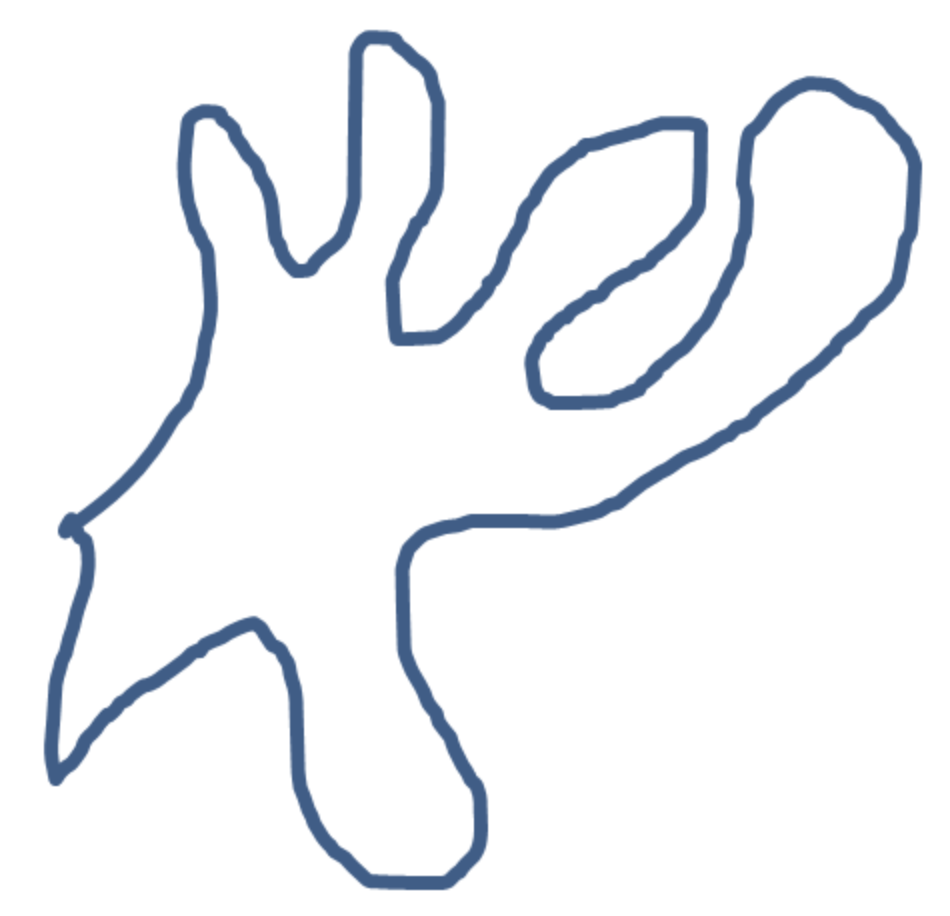
#> input picture 비전/convexhull.png, 950 x 916 px
$ python 18.py
#> lines starting #> are read from the running program, lines starting #| are printed output that depends on the picture; after the words box and inside, x2 and y2 are one past the last pixel; in counts of white or black regions, pixels touching at a corner belong together
import numpy as np
import cv2

def convex():
    img = cv2.imread('convexhull.png')
#> img is the input picture: shape (916, 950, 3); mean B, G, R 245.9, 242.8, 240.7
    img1 = img.copy()
    imgray = cv2.cvtColor(img, cv2.COLOR_BGR2GRAY)
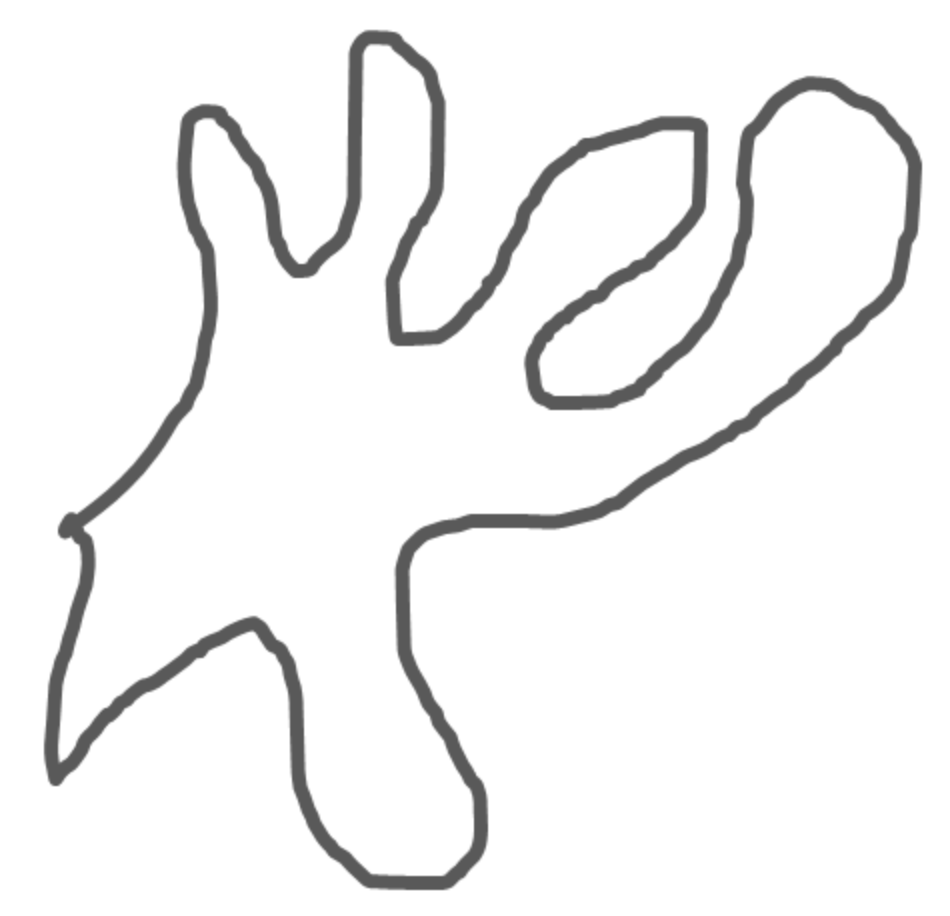
#> imgray: shape (916, 950); min 89, max 255, mean 242.5

    ret, thr = cv2.threshold(imgray, 127, 255, 0)
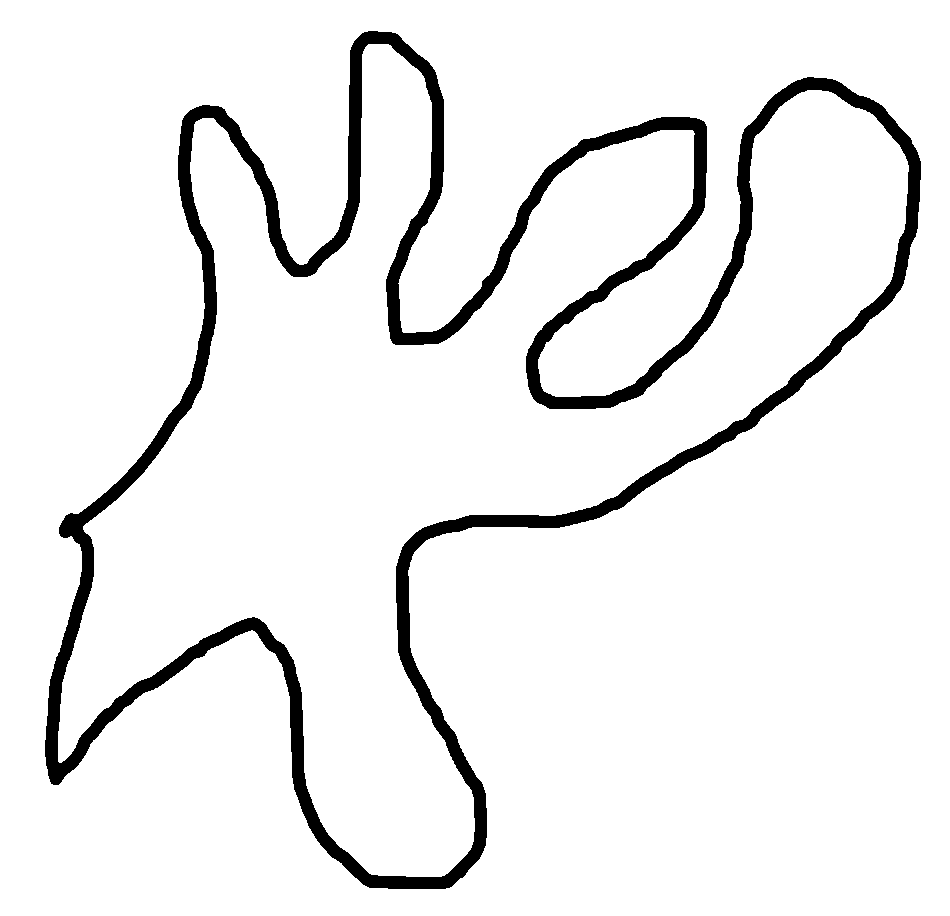
#> thr: shape (916, 950); 93.3% white; 1 black region
    contours, _ = cv2.findContours(thr, cv2.RETR_TREE,
                                   cv2.CHAIN_APPROX_SIMPLE)
#> contours = 3 contours; box (x1, y1, x2, y2) and area: (0, 0, 950, 916) 868335, (44, 30, 922, 890) 317722, (58, 44, 909, 877) 255431

    cnt = contours[1]
#> cnt = contour of 1752 points, box (x1, y1, x2, y2) (44, 30, 922, 890), area 317722
    cv2.drawContours(img, [cnt], 0, (0,255,0), 3)
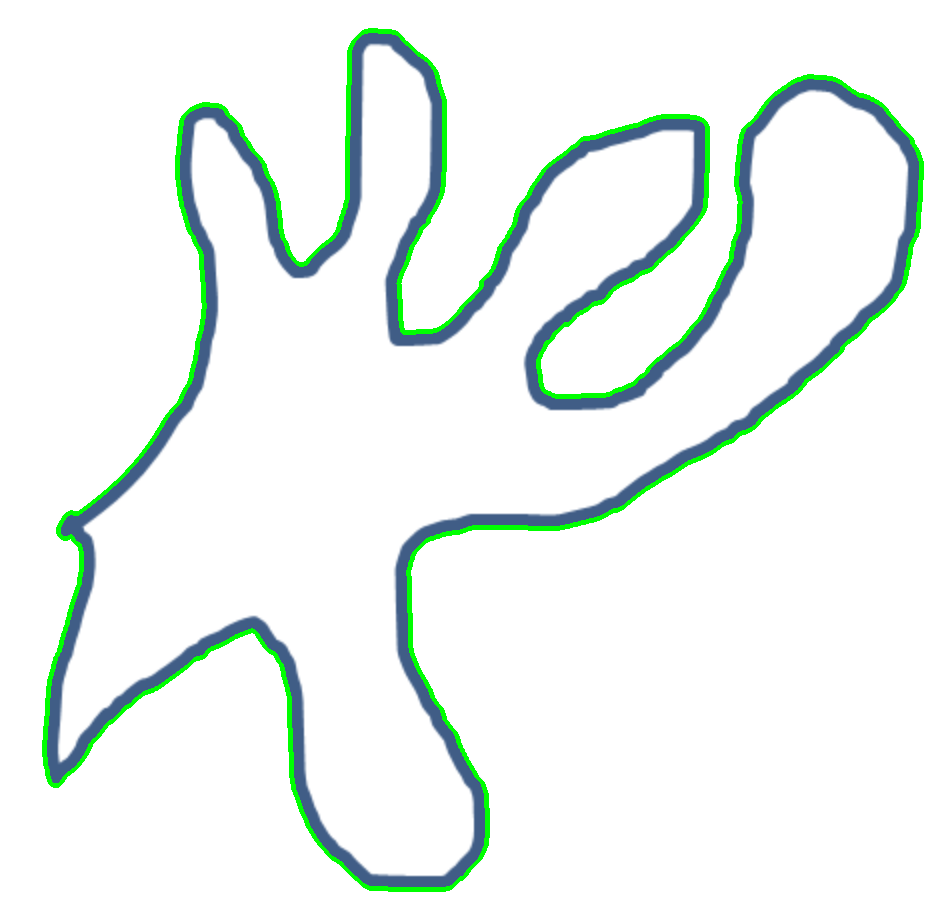
#> img: shape (916, 950, 3); 2.43% of pixels changed, all inside (x1, y1, x2, y2) = (42, 28, 924, 892)

    check = cv2.isContourConvex(cnt)
#> check = False

    if not check:
        hull = cv2.convexHull(cnt)
#> hull = contour of 43 points, box (x1, y1, x2, y2) (44, 30, 922, 890), area 519942
        cv2.drawContours(img1, [hull], 0, (0,255,0), 3)
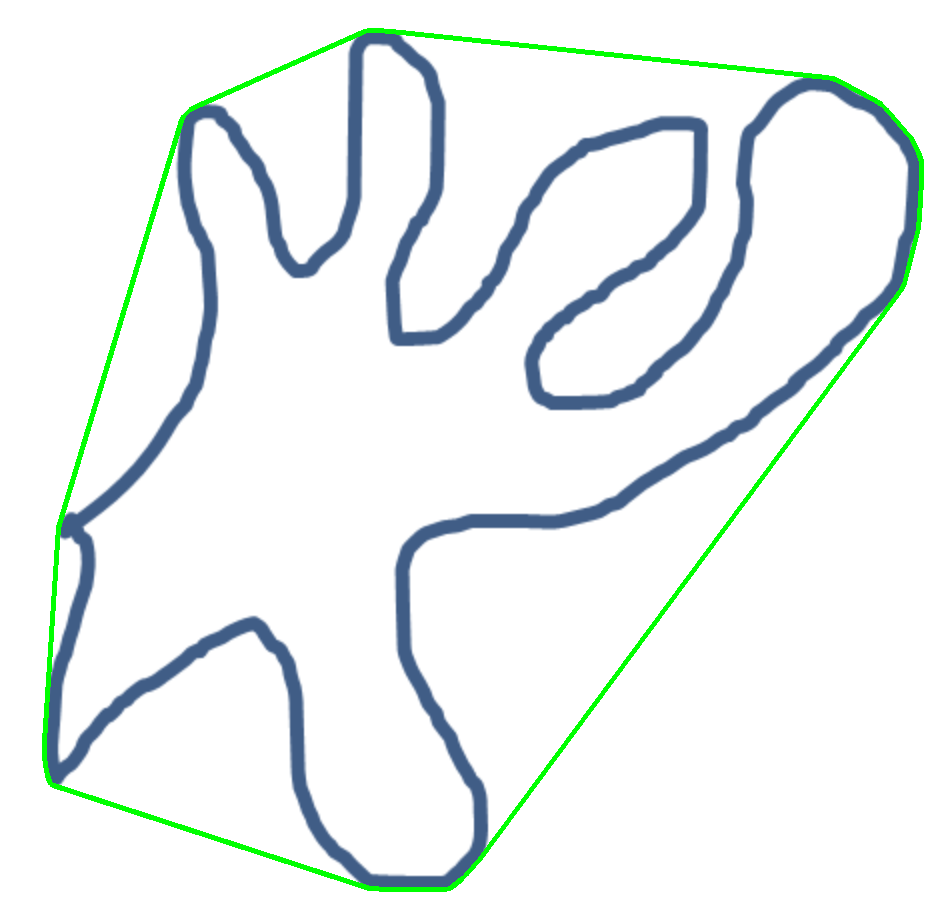
#> img1: shape (916, 950, 3); 1.57% of pixels changed, all inside (x1, y1, x2, y2) = (42, 28, 924, 892)
        cv2.imshow('convexhull', img1)

    cv2.imshow('contour', img)

    cv2.waitKey(0)
    cv2.destroyAllWindows()

convex()
